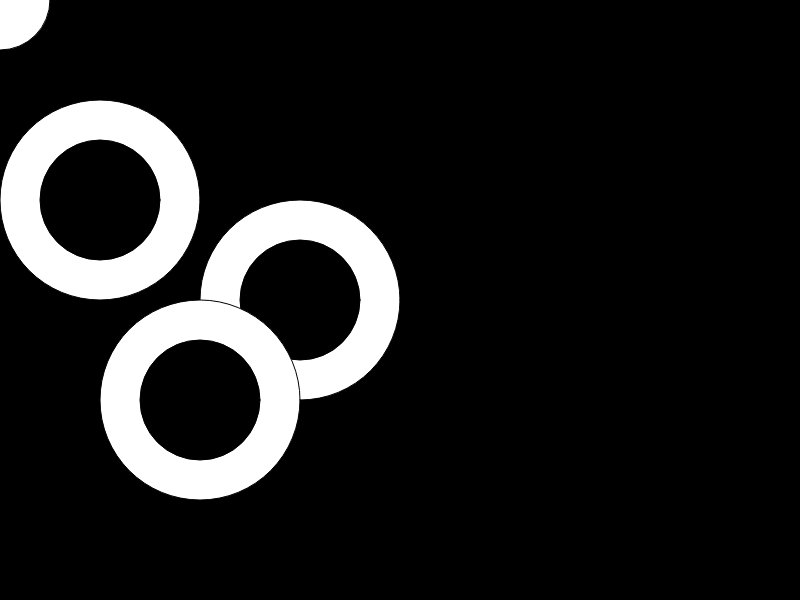
Frame 1 (no input)
Frame 60 (no input): identical to frame 1, image omitted
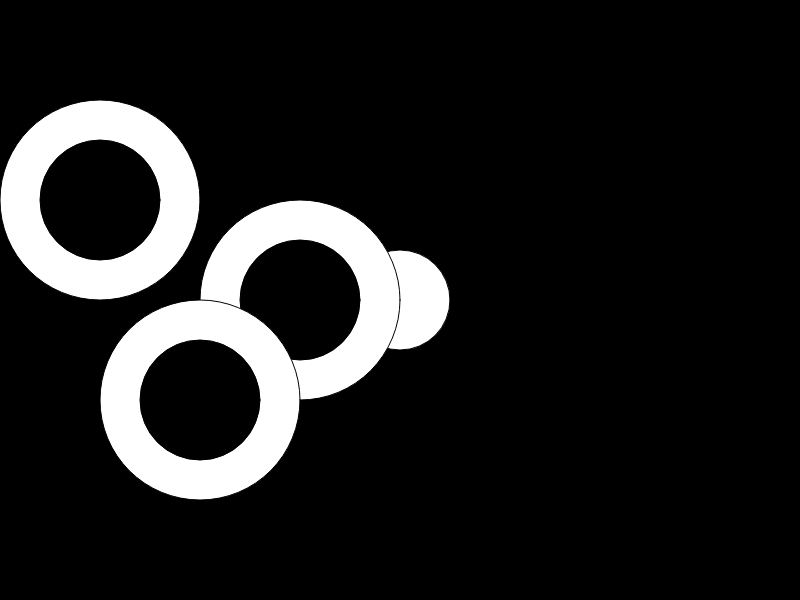
Frame 120 (the mouse pressed at the canvas centre since frame 60)

The p5.js sketch that drew these frames (run headless with seeded random() and noise() and a simulated clock; from frame 60 on, the mouse is pressed at the canvas centre):

// p5.js sketch
// ── sketch.js
function setup()
{
  createCanvas(800,600);
  

}

function draw()
{
  background(0);
  fill(255);
  ellipse(mouseX,mouseY,100,100);


   fill(255);
   ellipse(300,300,200,200);
   fill(0);
   ellipse(300,300,120,120);


   fill(255);
   ellipse(100,200,200,200);
   fill(0);
   ellipse(100,200,120,120);

   fill(255);
   ellipse(200,400,200,200);
   fill(0);
   ellipse(200,400,120,120);
}
